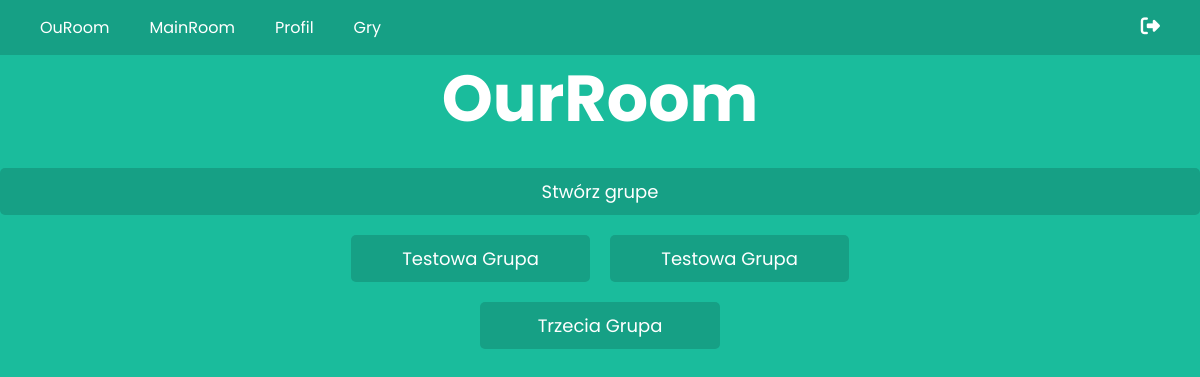
The app's page /ouroom/, older data.
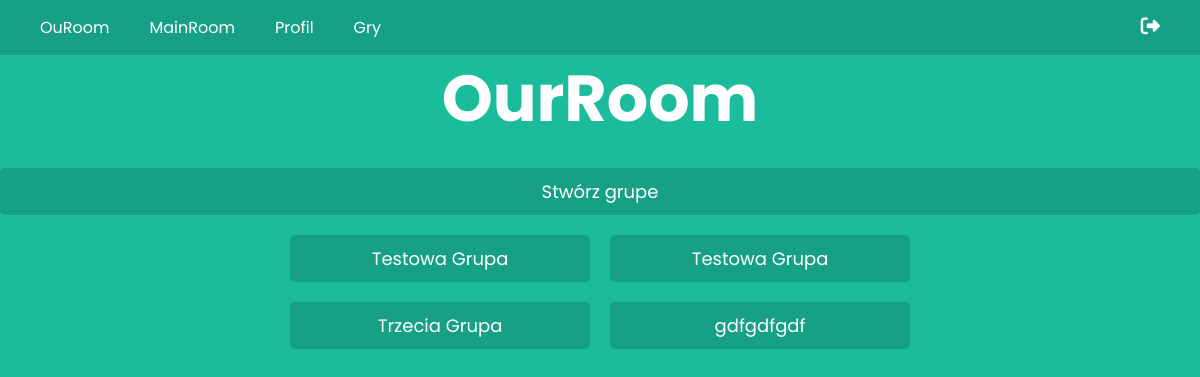
The same page, newer data.
### rooms/models.py (models this page shows, shortened)
class Group(models.Model):
    author = models.ForeignKey(settings.AUTH_USER_MODEL, related_name='creator_group', on_delete=models.CASCADE)
    name = models.TextField(max_length=50)
    description = models.TextField(max_length=500)

### rooms/views.py (the view)
# urls.py: path('ouroom/', views.GroupListView.as_view(), name='ouroom'),
class GroupListView(ListView):
    model = Group
    template_name = 'rooms/ouroom.html'
    context_object_name = 'group_list'

### rooms/templates/rooms/ouroom.html
{% extends "rooms/mainroom.html" %}
{% block content %}
    <h1>OurRoom</h1>
    <a href="{% url 'create_group' %}"  class="submit-style">Stwórz grupe</a>
    <div style="display: flex; flex-wrap: wrap; justify-content: center; gap: 20px; max-width: 620px; margin-top: 20px;">
        {% for group in group_list %}
            <a href="{% url 'group_detail' group.pk %}" class="button-style" style="flex-basis: calc(50% - 10px); text-align: center;">{{ group.name }}</a>
        {% endfor %}
    </div>
{% endblock content %}

Row changes from the older to the newer data that the page shows:
added Group: name "gdfgdfgdf"
